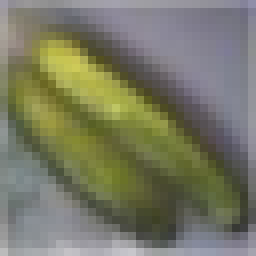
#> input picture cucumber.png, 32 x 32 px (shown 8 times larger)
$ python rgb_to_grayscale.py
#> lines starting #> are read from the running program, lines starting #| are printed output that depends on the picture
import cv2

QTD_PX_MAX = 2
PX_MAX_VAL = 255

img = cv2.imread('cucumber.png', cv2.IMREAD_GRAYSCALE)
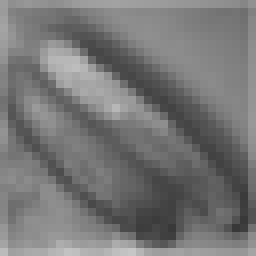
#> img: shape (32, 32) (shown 8 times larger); min 56, max 198, mean 118.1

#auto adjust image size
v_width = 250
v_height = 250
v_qtd_px_max = 999999


def generateHistogram(img):
	# 47 ~ 173
	k = 0
	for x in img:
		for i in x:
			if i>=47 and i<=173:
				hist[i-47] +=1
	return hist

def normalizeQuantity(hist):
	for i, item in enumerate(hist):
		hist[i] = 255 if item >= 255 else item
	return hist


while v_qtd_px_max > QTD_PX_MAX:

	img2 = cv2.resize(img, (v_width, v_height))

	hist = [0 for x in range(0,128)]

	hist = generateHistogram(img2)

	hist = normalizeQuantity(hist)

	print(hist)
	v_qtd_px_max = hist.count(PX_MAX_VAL)
	print(v_qtd_px_max)

	v_width = v_width - 1
	v_height = v_height - 1
	print(v_width, v_height)
#> this loop made 132 passes
#> v_qtd_px_max on passes 1 to 12: 91, 91, 92, 92, 91, 91, 91, 92, 91, 90, 89, 88
#> (printed output is left out)
#> after the loop, v_height = 118; v_width = 118


cv2.imshow('Original', img)
cv2.imshow('Resize', img2)

cv2.waitKey(0)
cv2.destroyAllWindows()
